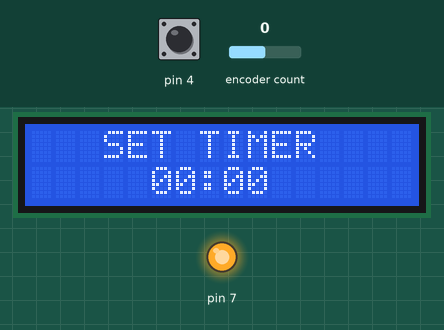
The sketch below on a simulated Arduino Uno, built with avr-gcc and run on an emulated ATmega328P. Parts: 16×2 character LCD, output pins drawn as LEDs (lit = HIGH). Inputs (shaded band) come from the test bench; at power-on: pin 4 HIGH, encoder count 0. What the sketch prints to the serial monitor is not drawn.

Above: at 1.2 s.
1.3 s: pin 4 pulsed LOW 5 times (0.12 s each, 0.3 s apart)
4.3 s: encoder count set to 1
At 5.4 s:
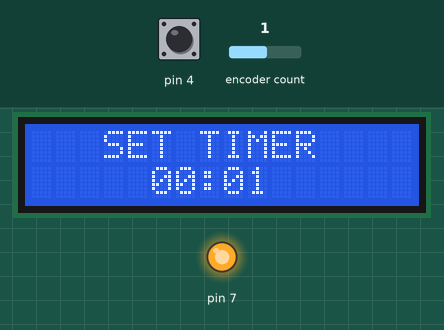
5.8 s: pin 4 pulled LOW for 0.15 s
At 7.7 s:
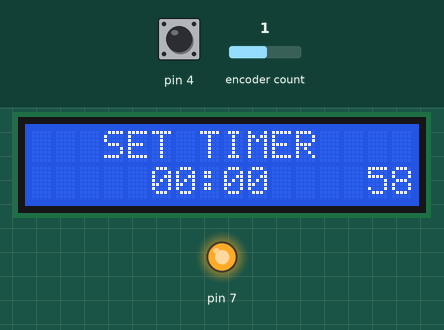
8.4 s: pin 4 pulled LOW for 0.15 s
At 9.2 s:
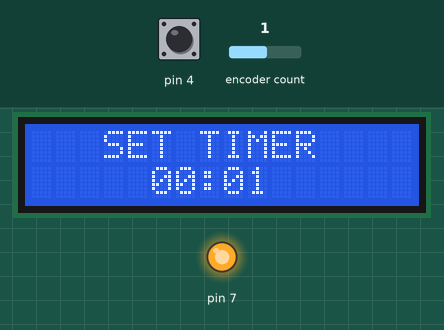
Timing chart, 0 to 11.0 s (numbered marks = the images above; inputs shaded):
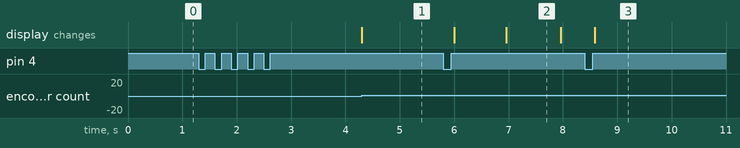

Measured:
- after the input at 1.3 s, every drawn part: stays the same
- after the input at 4.3 s, the display: changes at once (image 1)
- after the input at 5.8 s, the display: first changes after 0.20 s (image 2 shows a later state)
- what the display in image 2 shows lasts 1.0 s, from 7.0 s to 8.0 s

The sketch:

SmartSocket_2.0.ino
```cpp
#include <GyverEncoder.h>
#include <LiquidCrystal_I2C.h>

/**
   Alekseenko D.V
   Программа реализации умной розетки
   Работаем через энкодер

   По мере появления идей, что ещё можно добавить список реализации будет поплняться

   Реализовано:
   1. Таймер

   cursor(column, row)
*/

// Дигитал пины 2,3,4
#define CLK 2
#define DT 3
#define SW 4

LiquidCrystal_I2C lcd(0x3F, 16, 2); // Создание перменной дисплея
Encoder enc(CLK, DT, SW);           // Создание переменной энкодера

// String menu[] = {"On", "Off", "00:00"};
// int menuSize = sizeof(menu) / sizeof(menu[0]);

// int val = 0;        //Переменная в которую пишется значение при вращение энкодера
// int innerValue = 0; //Переменная для отслеживания нахождения курсора на дисплее
int hour = 0;
int minuts = 0;
unsigned long timer = 0;
unsigned long millsecFromStart = 0;

boolean editH = false;
boolean editM = false;
boolean waitRunTimer = true;
boolean done = false;

void setup()
{
  Serial.begin(9600);

  pinMode(7, OUTPUT);
  digitalWrite(7, HIGH);
  lcd.init();
  lcd.backlight();

  // tone(5, 300, 1000); работа с  пасивным зумером

  // Отрисовка на LCD

  lcd.setCursor(3, 0);
  lcd.print("SET TIMER");
  printTimeChooserLCD();
}

void printTimeChooserLCD()
{
  lcd.setCursor(3, 0);
  lcd.print("SET TIMER");
  if (hour < 10)
  {
    lcd.setCursor(5, 1);
    lcd.print("0");
    lcd.setCursor(6, 1);
  }
  else
  {
    lcd.setCursor(5, 1);
  }
  lcd.print(hour);

  lcd.setCursor(7, 1);
  lcd.print(":");

  if (minuts < 10)
  {
    lcd.setCursor(8, 1);
    lcd.print("0");
    lcd.setCursor(9, 1);
  }
  else
  {
    lcd.setCursor(8, 1);
  }
  lcd.print(minuts);
}

void loop()
{
  enc.tick();
  // Считаем сколько с момента старта программы прошло времени
  if (timer == 0)
  {
    millsecFromStart = millis();
  }
  if (done)
  {
    if (!enc.isClick())
    {
      return;
    }
    done = false;
    digitalWrite(7, HIGH);
  }

  if (!waitRunTimer) // Тамер запущен
  {
    timerWorker();
  }
  else
  {
    setTimer();
  }
}

void setTimer()
{
  if (enc.isTurn())
  {
    // Врщение в право
    if (enc.isRight() || enc.isFastR())
    {
      if (editH && !editM)
      {
        if (hour < 24)
        {
          hour++;
          if (hour >= 10)
          {
            lcd.setCursor(5, 1);
          }
          else
          {
            lcd.setCursor(6, 1);
          }
          lcd.print(hour);
        }
      }
      else if (editM)
      {
        if (minuts < 59)
        {
          minuts++;
          if (minuts >= 10)
          {
            lcd.setCursor(8, 1);
          }
          else
          {
            lcd.setCursor(9, 1);
          }
          lcd.print(minuts);
        }
      }
    }
    // Вращение в лево
    if (enc.isLeft() || enc.isFastL())
    {
      if (editH && !editM)
      {
        if (hour > 0)
        {
          hour--;
          if (hour < 10)
          {
            lcd.setCursor(5, 1);
            lcd.print("0");
            lcd.setCursor(6, 1);
          }
          else
          {
            lcd.setCursor(5, 1);
          }
          lcd.print(hour);
        }
      }
      else if (editM)
      {
        if (minuts > 0)
        {
          minuts--;
          if (minuts < 10)
          {
            lcd.setCursor(8, 1);
            lcd.print("0");
            lcd.setCursor(9, 1);
          }
          else
          {
            lcd.setCursor(8, 1);
          }
          lcd.print(minuts);
        }
      }
    }
  }

  if (enc.isClick())
  {
    if (!editH)
    {
      editH = true;
    }
    else if (!editM)
    {
      editM = true;
    }
    else
    {
      editH = false;
      editM = false;
      convert_To_Mills(hour, minuts);
      if (timer != 0)
      {
        waitRunTimer = false;
        Serial.print("Timer = ");
        Serial.println(timer);
      }

      // lcd.setCursor(7, 1);

      // digitalWrite(7, HIGH);
    }
  }
}

void timerWorker()
{

  // Расчитываем сколько прошло времени после старта таймера
  // Если прошло больше, чем выставлен таймер, то выключаем его
  // Думаю, тут будет погрешности где от 1 - 5 сек -- тестирование показала, что погрешности нет
  unsigned long time = millis() - millsecFromStart;

  if (timer < time)
  {
    // Serial.println("Завершение таймера");
    lcd.setCursor(7, 1);
    lcd.blink_off();
    waitRunTimer = true;
    done = true;

    timer = 0;
    digitalWrite(7, LOW);

    tone(5, 1000, 1000);
    delay(2000);
    tone(5, 1000, 1000);
    delay(2000);
    tone(5, 1000, 1000);

    lcd.clear();
    printTimeChooserLCD();
  }
  else
  {
    // Serial.println("Отрисовка обратного отсчета");
    unsigned long t = timer - time;
    uint32_t sec = t / 1000ul;            // полное количество секунд
    int timeHours = (sec / 3600ul);       // часы
    int timeMins = (sec % 3600ul) / 60ul; // минуты
    int timeSecs = (sec % 3600ul) % 60ul; // секунды

    if (timeHours < 10)
    {
      lcd.setCursor(5, 1);
      lcd.print("0");
      lcd.setCursor(6, 1);
    }
    else
    {
      lcd.setCursor(5, 1);
    }
    lcd.print(timeHours);

    if (timeMins < 10)
    {
      lcd.setCursor(8, 1);
      lcd.print("0");
      lcd.setCursor(9, 1);
    }
    else
    {
      lcd.setCursor(8, 1);
    }
    lcd.print(timeMins);

    if (timeSecs < 10)
    {
      lcd.setCursor(14, 1);
      lcd.print("0");
      lcd.setCursor(15, 1);
    }
    else
    {
      lcd.setCursor(14, 1);
    }
    lcd.print(timeSecs);
  }

  // Прерываем таймер
  if (enc.isClick())
  {
    Serial.println("Прерываем работу таймера");
    lcd.setCursor(7, 1);
    lcd.blink_off();
    waitRunTimer = true;
    timer = 0;

    lcd.clear();
    printTimeChooserLCD();
  }
}

// Метод который конвертит часы и минуты в миллисекунды
// Для справки в 1 секунде - 1000 миллисекунд
void convert_To_Mills(int hour, int minuts)
{
  Serial.print("Часы: ");
  Serial.println(hour);
  Serial.print("Минуты: ");
  Serial.println(minuts);

  unsigned long hourToMinuts = hour * 60 + minuts;
  timer = 60 * hourToMinuts * 1000;
  Serial.print("Итого врмени в миллисекундах: ");
  Serial.println(timer);
}
```
